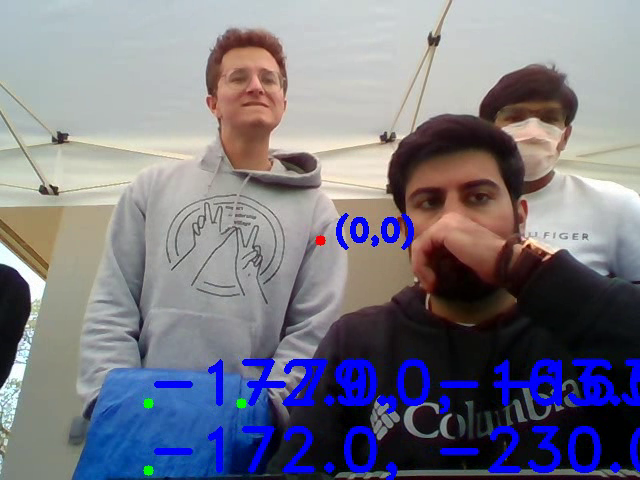
#> input picture frame 8 of basic-socket/target_locator-video/video.avi, 640 x 480 px, given in place of the camera
$ python run_detection_algo.py
#> lines starting #> are read from the running program, lines starting #| are printed output that depends on the picture; after the words box and inside, x2 and y2 are one past the last pixel; in counts of white or black regions, pixels touching at a corner belong together
### basic-socket/target_locator-video/detection_algo_v2.py
#!/usr/bin/env python3
# -*- coding: utf-8 -*-
"""
Created on Mon Feb 28 14:18:01 2022

@author: alex_wheelis


This script takes an image and find targets based off of a certain color

s
"""

import numpy as np
import cv2

from scipy.signal import medfilt
from scipy.signal import find_peaks
import matplotlib.pyplot as plt


"""

"""
"""
TASKS:
- identify if the mask over the regular image has the correct color
- identify if the mask is of the correct shape
- given all of this, locate the target


"""

RED_VAL_MAX = 80
RED_VAL_MIN = 0

GRN_VAL_MAX = 160
GRN_VAL_MIN = 130

BLU_VAL = 200

BLU_IDX = 0
GRN_IDX = 1
RED_IDX = 2


object_colors = []

def find_contours(img):
    #image = cv2.imread(img)
    #gray = cv2.cvtColor(img, cv2.COLOR_RGB2GRAY)

    # blurred = cv2.GaussianBlur(gray, (7, 7), 0)
    blurred = cv2.GaussianBlur(img, (9, 9), 0)
    thresh = blurred > 100
    #plt.imshow(thresh)
    #plt.show()
    #print("'find_contours' output: blurred, thresh, image")

    return thresh

def split_mask_into_sections(threshold):
    """
    find_contours() will return a ton of hits. All of these need to be parsed.
    create a dictionary of different image slices. These slices will have
    their colors and shapes confirmed
    """

    # sum of values in col and rows
    col_sum = np.sum(threshold, axis = 0)
    row_sum = np.sum(threshold, axis = 1)

    # get rid of noisy peaks
    col_sum = medfilt(col_sum, kernel_size = 13)
    row_sum = medfilt(row_sum, kernel_size = 13)

    # detect objects
    col_objs, _ = find_peaks(col_sum, height=0)
    row_objs, _ = find_peaks(row_sum, height=0)

    # get img snips
    img_snips_dict = {}
    for c in col_objs:
        c = int(c)
        for r in row_objs:
            r = int(r)
            im_snip = threshold[r-10:r+10, c-10:c+10]
            if (im_snip.sum()):
                img_snips_dict[str(c) + "_" + str(r)] = im_snip

    return img_snips_dict

# [20 lines left out: function confirm_color, not called in this run]


# execute this to run the target detection script
def find_targets_process(image):

    targets = []
    #print("finding contours")
    #print(image.shape)
    try:
        middle_col, middle_row = image.shape[0], image.shape[1]
    except:
        middle_col, middle_row = 0, 0

    threshold = find_contours(image)
    #print("contours found")
    #print("getting snips_dict")
    img_snips_dict = split_mask_into_sections(threshold)
    #print("dict got")
    for key, val in img_snips_dict.items():
        col, row = key.split("_")
        col, row = int(col), int(row)
        '''
        snippet = image[row-10:row+10, col-10:col+10]
        mask = val
        is_target = confirm_color(snippet, mask, color)
        '''
        targets.append([col, row])
        #--> you may be able to get rid of the if condition below

    return targets

### basic-socket/target_locator-video/run_detection_algo.py
#!/usr/bin/env python3
# -*- coding: utf-8 -*-
"""
Created on Mon Feb 28 14:13:31 2022

@author: alex_wheelis

this script runs the detection program

"""

# importing libraries
import cv2
import detection_algo_v2
import numpy as np
import os

RED_VAL_MAX = 100
RED_VAL_MIN = 0

GRN_VAL_MAX = 120
GRN_VAL_MIN = 80

BLU_VAL = 155

BLU_IDX = 0
GRN_IDX = 1
RED_IDX = 2


# get video recording functions
filename = 'video.avi'
frames_per_second = 24.0
res = '480p'

# Set resolution for the video capture
# Function adapted from https://kirr.co/0l6qmh
def change_res(cap, width, height):
    cap.set(3, width)
    cap.set(4, height)

# Standard Video Dimensions Sizes
STD_DIMENSIONS =  {
    "480p": (640, 480),
    "720p": (1280, 720),
    "1080p": (1920, 1080),
    "4k": (3840, 2160),
}


# grab resolution dimensions and set video capture to it.
def get_dims(cap, res='480p'):
    width, height = STD_DIMENSIONS["480p"]
    if res in STD_DIMENSIONS:
        width,height = STD_DIMENSIONS[res]
    ## change the current caputre device
    ## to the resulting resolution
    change_res(cap, width, height)
    return width, height

# Video Encoding, might require additional installs
# Types of Codes: http://www.fourcc.org/codecs.php
VIDEO_TYPE = {
    'avi': cv2.VideoWriter_fourcc(*'XVID'),
    #'mp4': cv2.VideoWriter_fourcc(*'H264'),
    'mp4': cv2.VideoWriter_fourcc(*'XVID'),
}

def get_video_type(filename):
    filename, ext = os.path.splitext(filename)
    if ext in VIDEO_TYPE:
      return  VIDEO_TYPE[ext]
    return VIDEO_TYPE['avi']


"""testing """
#import glob
#vid_files = glob.glob("/Users/alex_wheelis/Downloads/Data_collection/*mp4")
#file = vid_files[4]
#----------------------- end test

cap = cv2.VideoCapture(0)
out = cv2.VideoWriter(filename, get_video_type(filename), 25, get_dims(cap, res))
color = (40, 147, 200)

"""
TODO: calibrate the color from a video

"""


"""
#----------------
success, frame = cap.read()
targets = detection_algo.find_targets_process(frame, color)
print(targets)
#----------------
"""

#FIGURE OUT COLOR


# TRACK
# Check if camera opened successfully
if (cap.isOpened()== False):
  print("Error opening video  file")

# Read until video is completed
while(cap.isOpened()):
  # Capture frame-by-frame
  ret, frame = cap.read()
#> frame is the input picture: shape (480, 640, 3); mean B, G, R 133, 120.7, 121.4
  frame_center_y, frame_center_x, _ = frame.shape
#> frame_center_y = 480; frame_center_x = 640

  # perform a blue filter
  blue = frame[..., BLU_IDX] > BLU_VAL
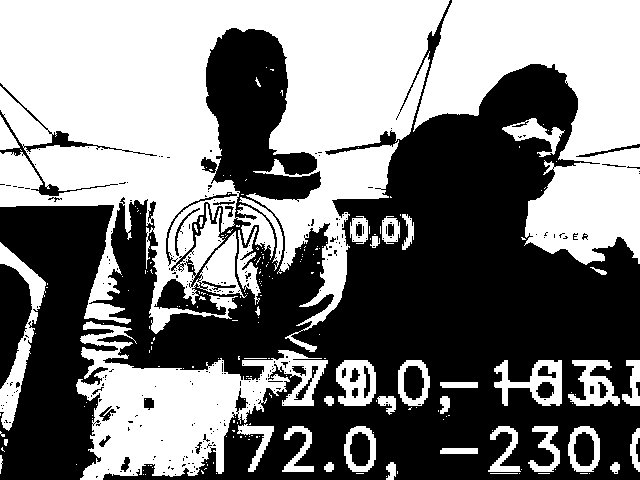
#> blue: shape (480, 640) bool; 49% white; 218 white regions (177 under 20 px), largest, box (x1, y1, x2, y2) and area: (0, 0, 450, 352) 83485, (413, 0, 640, 265) 32325, (76, 321, 328, 480) 17932
  red= frame[..., RED_IDX] < RED_VAL_MAX
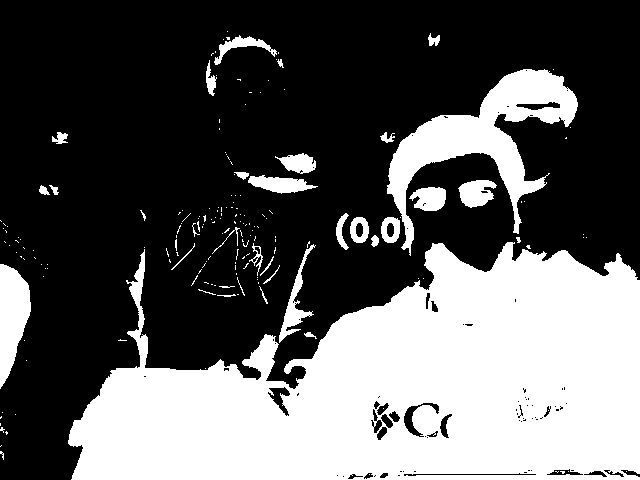
#> red: shape (480, 640) bool; 36.2% white; 185 white regions (149 under 20 px), largest, box (x1, y1, x2, y2) and area: (68, 242, 640, 480) 91384, (387, 69, 578, 256) 10556, (0, 264, 31, 389) 2515
  green = (frame[..., GRN_IDX] > GRN_VAL_MIN) & (frame[..., GRN_IDX] < GRN_VAL_MAX)
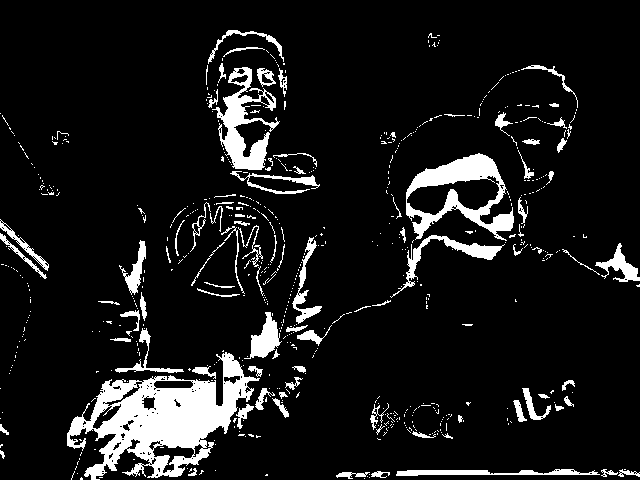
#> green: shape (480, 640) bool; 9.7% white; 623 white regions (531 under 20 px), largest, box (x1, y1, x2, y2) and area: (67, 352, 260, 480) 10292, (406, 153, 514, 241) 3495, (212, 67, 280, 170) 2542

  blue_objects = cv2.bitwise_and(blue.astype(np.uint8), red.astype(np.uint8), green.astype(np.uint8))
#> blue_objects: shape (480, 640); values 0 (black) and 1 (white), 8.8% white; 84 white regions (56 under 20 px), largest, box (x1, y1, x2, y2) and area: (80, 360, 286, 480) 14596, (494, 360, 562, 406) 1482, (336, 360, 376, 406) 1264

  blue_objects[blue_objects == 1] = 255
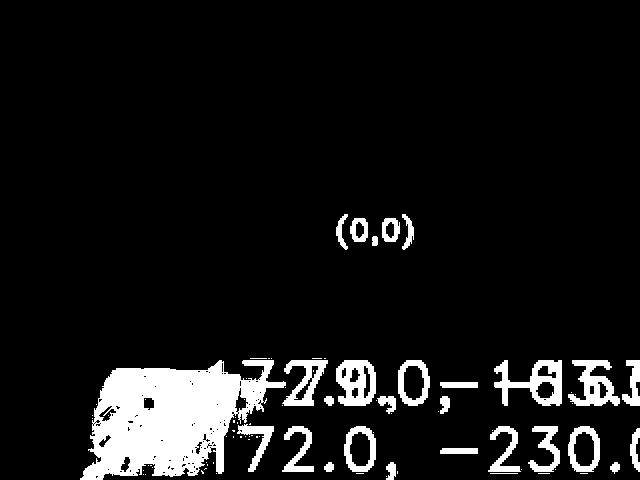
#> blue_objects: shape (480, 640); 8.8% white; 84 white regions (56 under 20 px), largest, box (x1, y1, x2, y2) and area: (80, 360, 286, 480) 14596, (494, 360, 562, 406) 1482, (336, 360, 376, 406) 1264
  targets = detection_algo_v2.find_targets_process(blue_objects)
#> in find_contours, `blurred = cv2.GaussianBlur(img, (9, 9), 0)`:
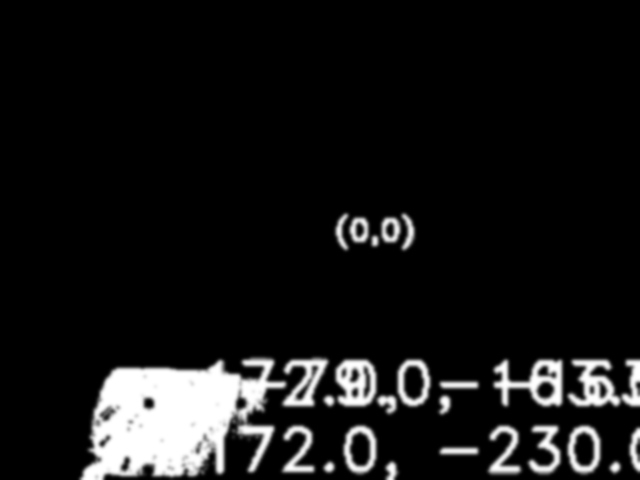
#> blurred: shape (480, 640); min 0, max 255, mean 22.4
#> in find_contours, `thresh = blurred > 100`:
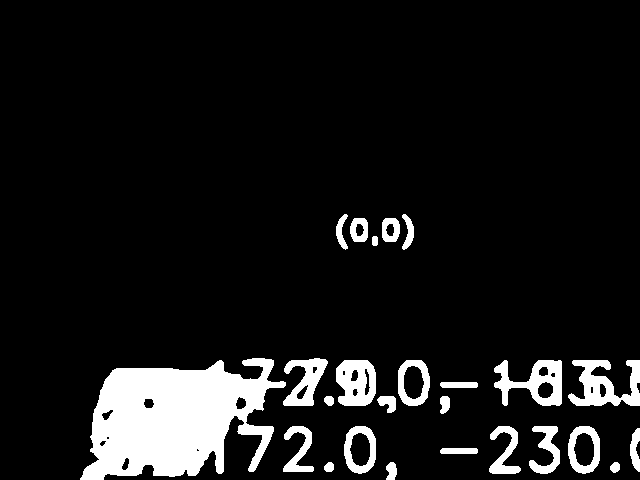
#> thresh: shape (480, 640) bool; 9.4% white; 25 white regions, largest, box (x1, y1, x2, y2) and area: (80, 358, 286, 480) 16007, (568, 360, 640, 406) 1825, (494, 360, 562, 406) 1616
#> in split_mask_into_sections, `col_sum = np.sum(threshold, axis = 0)`: col_sum = 640 values, max 114 at index 219, min 0 at index 0, mean 45.23
#> in split_mask_into_sections, `row_sum = np.sum(threshold, axis = 1)`: row_sum = 480 values, max 390 at index 382, min 0 at index 0, mean 60.31
#> in split_mask_into_sections, `col_sum = medfilt(col_sum, kernel_size = 13)`: col_sum = 640 values, max 110 at index 216, min 0 at index 0, mean 45.1
#> in split_mask_into_sections, `row_sum = medfilt(row_sum, kernel_size = 13)`: row_sum = 480 values, max 346 at index 397, min 0 at index 0, mean 58.64
#> in split_mask_into_sections, `col_objs, _ = find_peaks(col_sum, height=0)`: col_objs = 18 values from 117 to 635
#> in split_mask_into_sections, `row_objs, _ = find_peaks(row_sum, height=0)`: row_objs = [222, 238, 384, 400, 430, 450, 468]
#> the loop in split_mask_into_sections, `for c in col_objs:` made 18 passes
#> c on passes 1 to 12: 117, 132, 164, 191, 219, 260, 308, 349, 366, 392, 405, 424
#> after the loop in split_mask_into_sections, `for c in col_objs:`: img_snips_dict = 89 items
#> the loop in find_targets_process, `for key, val in img_snips_dict.items():` made 89 passes
#> (key, col, row) on passes 1 to 12: ('117_384', 117, 384), ('117_400', 117, 400), ('117_430', 117, 430), ('117_450', 117, 450), ('117_468', 117, 468), ('132_384', 132, 384), ('132_400', 132, 400), ('132_430', 132, 430), ('132_450', 132, 450), ('132_468', 132, 468), ('164_384', 164, 384), ('164_400', 164, 400)
#> after the loop in find_targets_process, `for key, val in img_snips_dict.items():`: targets = 89 pairs, first value 117 to 635, second value 222 to 468
  print(targets)
#> (printed output is left out)

  # display the origin
  cv2.putText(frame, "(0,0)", \
                    (int(frame_center_x/2) + 15, int(frame_center_y/2)), fontFace = cv2.FONT_HERSHEY_DUPLEX,\
                        fontScale = 1.0, color = (255, 0, 0), thickness = 3)
  cv2.circle(frame, (int(frame_center_x/2), int(frame_center_y/2)),\
             radius = 5, color = (0, 0, 255),thickness = -1 )
#> frame: shape (480, 640, 3); mean B, G, R 133.2, 120.7, 121.4
  if ret == True:

    # Display the resulting frame
    for target_x, target_y in targets:
        print("X: " + str((target_x - frame_center_x/2)))
        print("Y: " + str(-1*(target_y - frame_center_y/2)))
        #cv2.circle(frame, (target_x, target_y), radius = 10, color = (0, 0, 255),thickness = -1 )
        # if you want the coordinates for GCS, USE THESE
        cv2.putText(frame, "{}, {}".format((target_x - frame_center_x/2),(-1*(target_y - frame_center_y/2))), \
                    (target_x, target_y), fontFace = cv2.FONT_HERSHEY_DUPLEX, \
                        fontScale = 2.0, color = (255, 0, 0), thickness = 3)

        cv2.circle(frame, (target_x, target_y), radius = 5, color = (0, 255, 0), thickness = -1)
#> this loop made 89 passes
#> (target_x, target_y) on passes 1 to 12: (117, 384), (117, 400), (117, 430), (117, 450), (117, 468), (132, 384), (132, 400), (132, 430), (132, 450), (132, 468), (164, 384), (164, 400)
#> (printed output is left out)
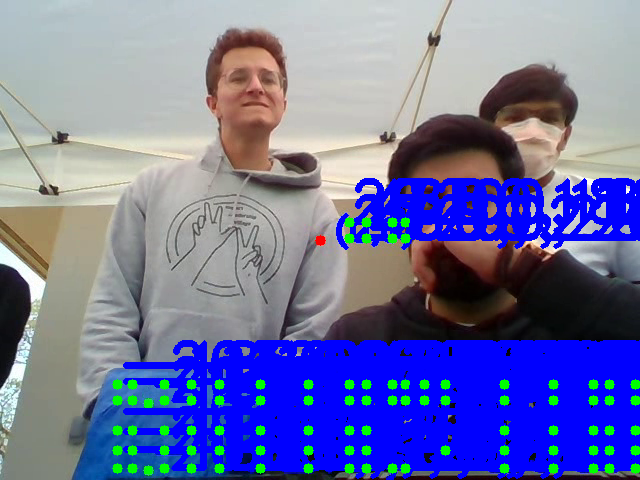
#> frame: shape (480, 640, 3); mean B, G, R 164, 113.9, 109.1

    out.write(frame)
    #cv2.imshow('Frame', frame)
    # Press Q on keyboard to  exit
    if cv2.waitKey(25) & 0xFF == ord('q'):
#> (key q is pressed here)
      break

  # Break the loop
  else:
    break

# When everything done, release
# the video capture object

cap.release()
out.release()

# Closes all the frames
cv2.destroyAllWindows()

$ run again, starting later in the video
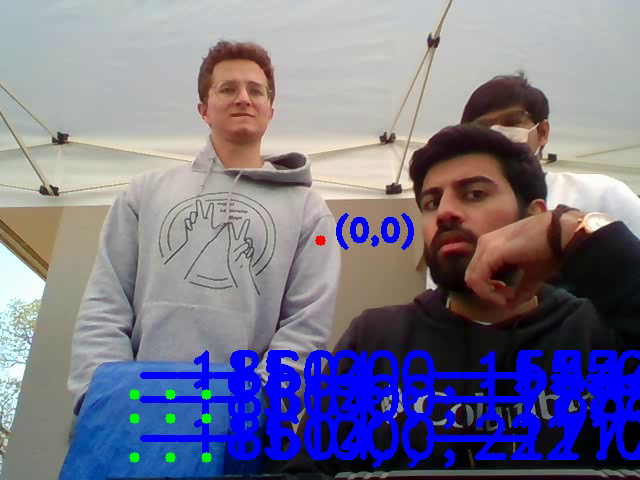
#> input picture frame 36 of basic-socket/target_locator-video/video.avi, 640 x 480 px, given in place of the camera
#> frame is the input picture: shape (480, 640, 3); mean B, G, R 141.9, 118.5, 120.6
#> `blue = frame[..., BLU_IDX] > BLU_VAL`:
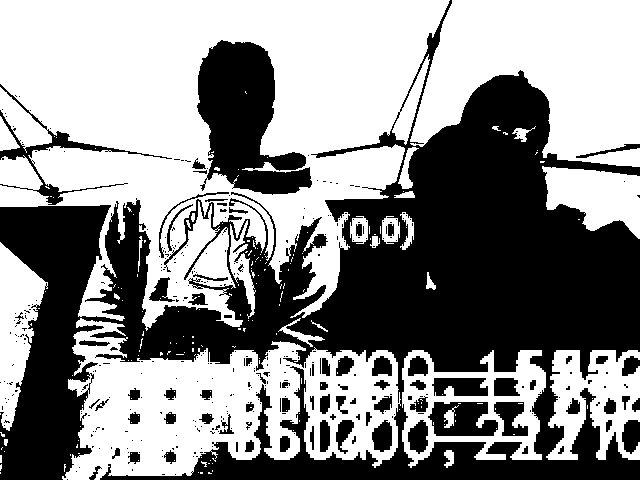
#> blue: shape (480, 640) bool; 54.9% white; 376 black regions (295 under 20 px), largest, box (x1, y1, x2, y2) and area: (0, 0, 640, 480) 113326, (197, 40, 312, 195) 10424, (428, 402, 498, 436) 1749
#> red: shape (480, 640) bool; 36.2% white; 178 white regions (150 under 20 px), largest, box (x1, y1, x2, y2) and area: (58, 212, 640, 480) 96784, (410, 77, 549, 221) 8687, (198, 47, 271, 104) 943
#> green: shape (480, 640) bool; 9.7% white; 643 white regions (557 under 20 px), largest, box (x1, y1, x2, y2) and area: (59, 368, 203, 480) 9493, (418, 157, 517, 261) 3376, (209, 70, 266, 169) 2385
#> thresh: shape (480, 640) bool; 14.6% white; 11 white regions (1 under 20 px), largest, box (x1, y1, x2, y2) and area: (62, 350, 400, 480) 29186, (401, 350, 547, 467) 7387, (547, 350, 640, 460) 6913
#> in split_mask_into_sections, `col_sum = np.sum(threshold, axis = 0)`: col_sum = 640 values, max 133 at index 364, min 0 at index 0, mean 70.13
#> in split_mask_into_sections, `row_sum = np.sum(threshold, axis = 1)`: row_sum = 480 values, max 531 at index 377, min 0 at index 0, mean 93.51
#> in split_mask_into_sections, `col_sum = medfilt(col_sum, kernel_size = 13)`: col_sum = 640 values, max 124 at index 359, min 0 at index 0, mean 70.56
#> in split_mask_into_sections, `row_sum = medfilt(row_sum, kernel_size = 13)`: row_sum = 480 values, max 463 at index 374, min 0 at index 0, mean 92.34
#> col_objs = 17 values from 121 to 619
#> row_objs = [222, 238, 377, 394, 416, 438, 454]
#> the loop in split_mask_into_sections, `for c in col_objs:` made 17 passes
#> c on passes 1 to 8: 121, 152, 183, 240, 275, 292, 316, 333
#> after the loop in split_mask_into_sections, `for c in col_objs:`: img_snips_dict = 91 items
#> the loop in find_targets_process, `for key, val in img_snips_dict.items():` made 91 passes
#> (key, col, row) on passes 1 to 8: ('121_377', 121, 377), ('121_394', 121, 394), ('121_416', 121, 416), ('121_438', 121, 438), ('121_454', 121, 454), ('152_377', 152, 377), ('152_394', 152, 394), ('152_416', 152, 416)
#> after the loop in find_targets_process, `for key, val in img_snips_dict.items():`: targets = 91 pairs, first value 121 to 619, second value 222 to 454
#> (printed output is left out)
#> the loop `for target_x, target_y in targets:` made 91 passes
#> (target_x, target_y) on passes 1 to 8: (121, 377), (121, 394), (121, 416), (121, 438), (121, 454), (152, 377), (152, 394), (152, 416)
#> (printed output is left out)
#> after the loop `for target_x, target_y in targets:`:
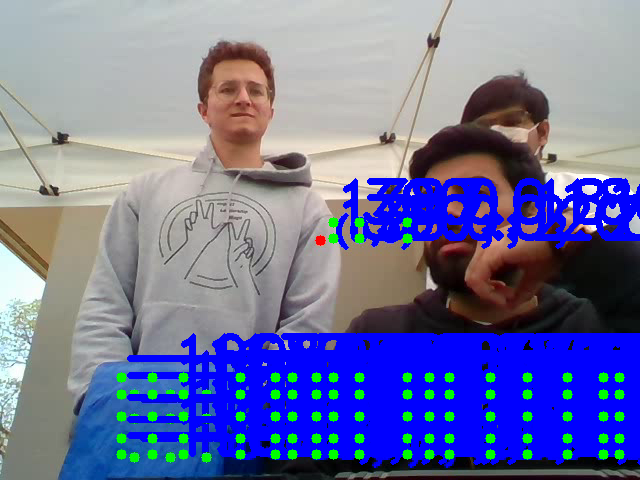
#> frame: shape (480, 640, 3); mean B, G, R 160.8, 115.3, 110.9

$ run again, starting later in the video
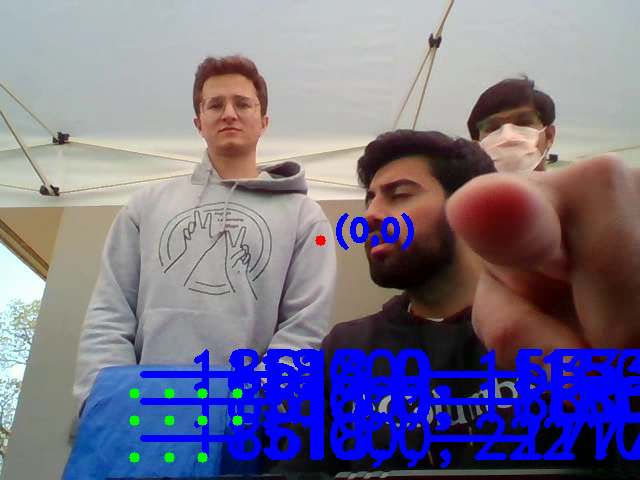
#> input picture frame 65 of basic-socket/target_locator-video/video.avi, 640 x 480 px, given in place of the camera
#> frame is the input picture: shape (480, 640, 3); mean B, G, R 140, 115.4, 120.4
#> `blue = frame[..., BLU_IDX] > BLU_VAL`:
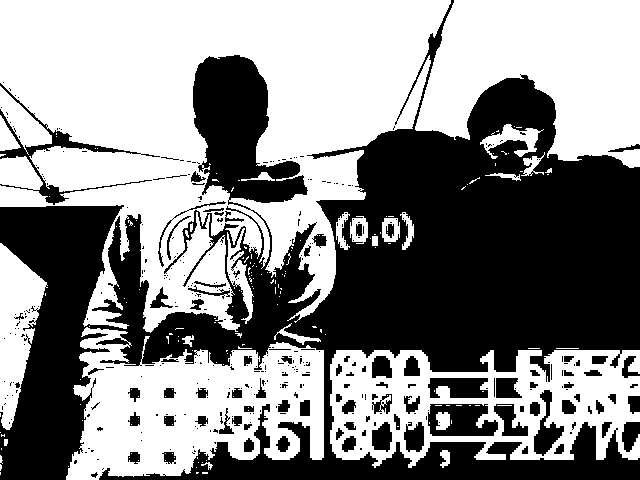
#> blue: shape (480, 640) bool; 54% white; 386 black regions (293 under 20 px), largest, box (x1, y1, x2, y2) and area: (0, 0, 640, 480) 126037, (0, 83, 160, 205) 1790, (428, 404, 498, 436) 1655
#> red: shape (480, 640) bool; 36.3% white; 158 white regions (137 under 20 px), largest, box (x1, y1, x2, y2) and area: (60, 199, 640, 480) 99436, (358, 130, 496, 205) 4853, (468, 81, 555, 141) 2982
#> green: shape (480, 640) bool; 9.4% white; 519 white regions (431 under 20 px), largest, box (x1, y1, x2, y2) and area: (60, 372, 202, 480) 8830, (365, 159, 640, 243) 5619, (461, 240, 522, 340) 2268
#> thresh: shape (480, 640) bool; 15.2% white; 11 white regions (1 under 20 px), largest, box (x1, y1, x2, y2) and area: (66, 349, 324, 480) 23283, (330, 348, 640, 468) 21727, (381, 218, 400, 243) 338
#> in split_mask_into_sections, `col_sum = np.sum(threshold, axis = 0)`: col_sum = 640 values, max 135 at index 341, min 0 at index 0, mean 72.76
#> in split_mask_into_sections, `row_sum = np.sum(threshold, axis = 1)`: row_sum = 480 values, max 534 at index 377, min 0 at index 0, mean 97.02
#> in split_mask_into_sections, `col_sum = medfilt(col_sum, kernel_size = 13)`: col_sum = 640 values, max 123 at index 359, min 0 at index 0, mean 73.33
#> in split_mask_into_sections, `row_sum = medfilt(row_sum, kernel_size = 13)`: row_sum = 480 values, max 458 at index 381, min 0 at index 0, mean 95.38
#> col_objs = 20 values from 120 to 620
#> row_objs = [222, 238, 382, 401, 417, 435, 454]
#> the loop in split_mask_into_sections, `for c in col_objs:` made 20 passes
#> c on passes 1 to 8: 120, 143, 160, 179, 208, 237, 247, 273
#> after the loop in split_mask_into_sections, `for c in col_objs:`: img_snips_dict = 106 items
#> the loop in find_targets_process, `for key, val in img_snips_dict.items():` made 106 passes
#> (key, col, row) on passes 1 to 8: ('120_382', 120, 382), ('120_401', 120, 401), ('120_417', 120, 417), ('120_435', 120, 435), ('120_454', 120, 454), ('143_382', 143, 382), ('143_401', 143, 401), ('143_417', 143, 417)
#> after the loop in find_targets_process, `for key, val in img_snips_dict.items():`: targets = 106 pairs, first value 120 to 620, second value 222 to 454
#> (printed output is left out)
#> the loop `for target_x, target_y in targets:` made 106 passes
#> (target_x, target_y) on passes 1 to 8: (120, 382), (120, 401), (120, 417), (120, 435), (120, 454), (143, 382), (143, 401), (143, 417)
#> (printed output is left out)
#> after the loop `for target_x, target_y in targets:`:
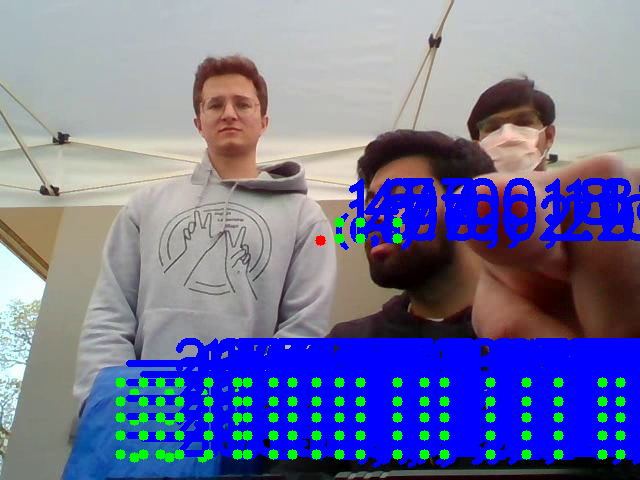
#> frame: shape (480, 640, 3); mean B, G, R 157.4, 115.3, 111.8
